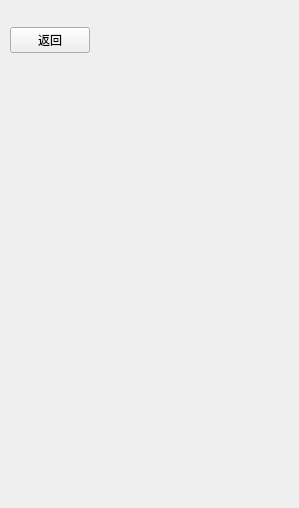
<?xml version="1.0" encoding="UTF-8"?>
<ui version="4.0">
 <class>Settingswidget</class>
 <widget class="QWidget" name="Settingswidget">
  <property name="geometry">
   <rect>
    <x>0</x>
    <y>0</y>
    <width>299</width>
    <height>508</height>
   </rect>
  </property>
  <property name="windowTitle">
   <string/>
  </property>
  <widget class="QWidget" name="horizontalLayoutWidget">
   <property name="geometry">
    <rect>
     <x>10</x>
     <y>10</y>
     <width>281</width>
     <height>61</height>
    </rect>
   </property>
   <layout class="QHBoxLayout" name="top_layout">
    <item>
     <widget class="QPushButton" name="return_button">
      <property name="text">
       <string>返回</string>
      </property>
     </widget>
    </item>
    <item>
     <spacer name="horizontalSpacer">
      <property name="orientation">
       <enum>Qt::Horizontal</enum>
      </property>
      <property name="sizeHint" stdset="0">
       <size>
        <width>40</width>
        <height>20</height>
       </size>
      </property>
     </spacer>
    </item>
   </layout>
  </widget>
 </widget>
 <resources/>
 <connections/>
</ui>
